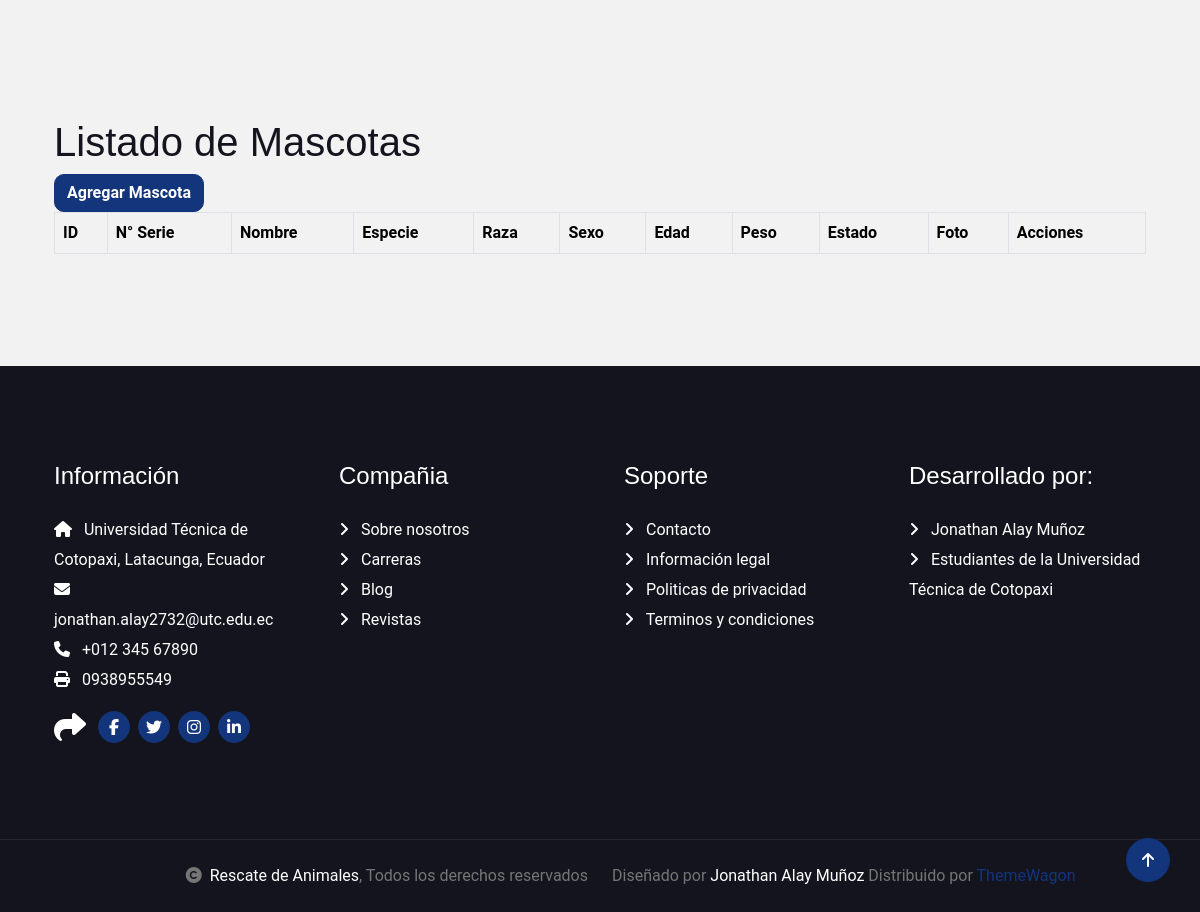
/mascota (lower part), run on an earlier commit of the app's database.
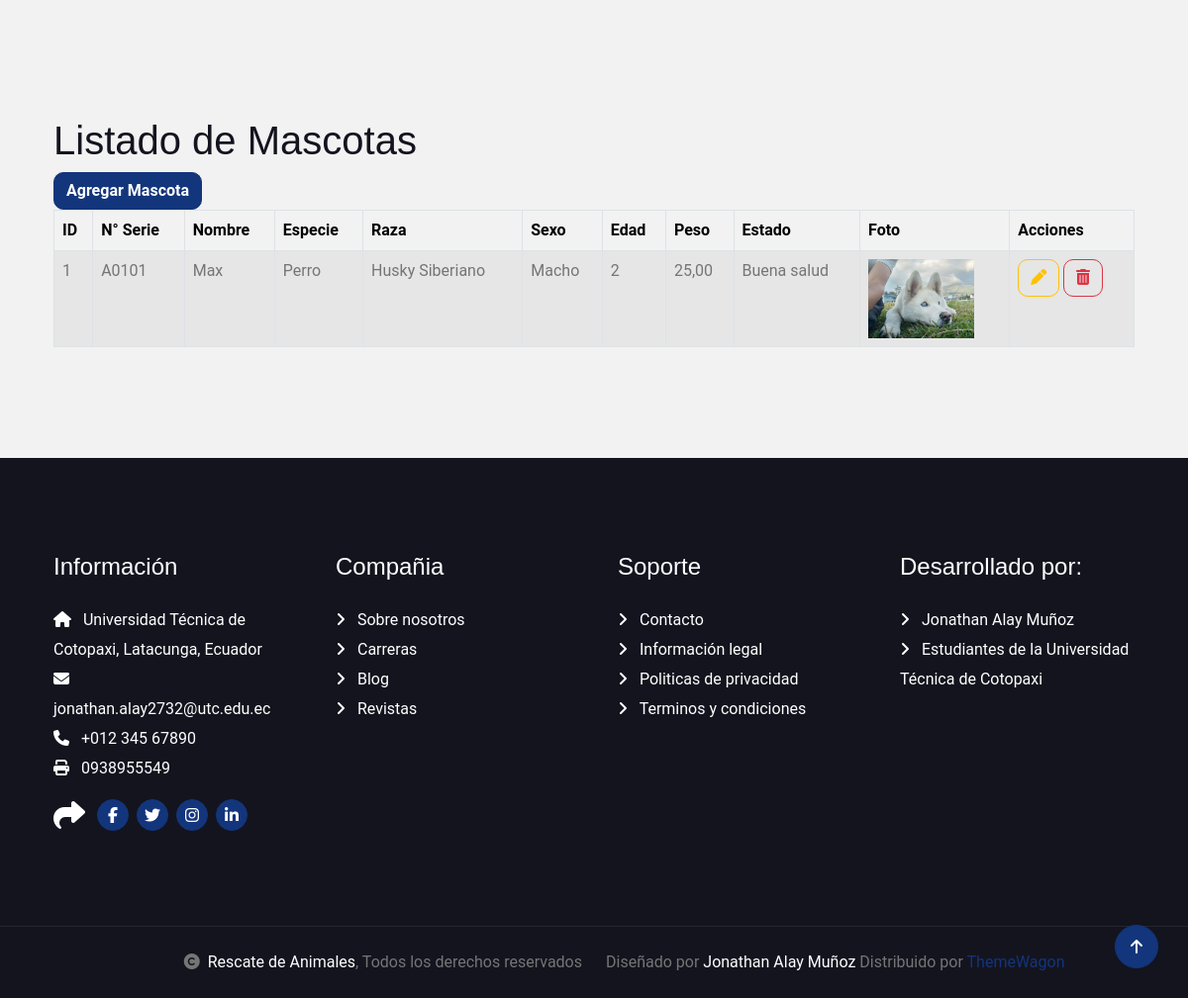
And on a later commit of the database.
### Aplicaciones/Adopcion/models.py (models this page shows, shortened)
class Mascota(models.Model):
    id_mas = models.AutoField(primary_key=True)
    numero_serie_mas = models.CharField(max_length=50, unique=True)
    nombre_mas = models.CharField(max_length=100)
    especie_mas = models.CharField(max_length=50)
    raza_mas = models.CharField(max_length=50, null=True, blank=True)
    sexo_mas = models.CharField(max_length=10)
    edad_mas = models.PositiveIntegerField()
    peso_mas = models.DecimalField(max_digits=5, decimal_places=2)
    foto_mas = models.ImageField(upload_to='fotos_mascotas/', null=True, blank=True)
    historial_mas = models.TextField(null=True, blank=True)
    estado_mas = models.CharField(max_length=20)
    fecha_registro_mas = models.DateField(auto_now_add=True)

### Aplicaciones/Adopcion/views.py (the view)
# urls.py: path('mascota', views.mascota),
def mascota(request):
    listado = Mascota.objects.all()
    return render(request, "mascota.html", {'mascotas': listado})

### Aplicaciones/Adopcion/templates/mascota.html (shortened to what this page needs)
{% extends './plantilla.html' %}
{% block contenido %}
<br>
<h1>Listado de Mascotas</h1>
<a href="/nuevaMascota" class="btn btn-primary">Agregar Mascota</a>
<table class="table table-bordered table-striped table-hover" id="tbl_mascotas">
    <thead>
        <tr>
            <th>ID</th>
            <th>N° Serie</th>
            <th>Nombre</th>
            <th>Especie</th>
            <th>Raza</th>
            <th>Sexo</th>
            <th>Edad</th>
            <th>Peso</th>
            <th>Estado</th>
            <th>Foto</th>
            <th>Acciones</th>
        </tr>
    </thead>
    <tbody>
        {% for mascota in mascotas %}
        <tr>
            <td>{{ mascota.id_mas }}</td>
            <td>{{ mascota.numero_serie_mas }}</td>
            <td>{{ mascota.nombre_mas }}</td>
            <td>{{ mascota.especie_mas }}</td>
            <td>{{ mascota.raza_mas }}</td>
            <td>{{ mascota.sexo_mas }}</td>
            <td>{{ mascota.edad_mas }}</td>
            <td>{{ mascota.peso_mas }}</td>
            <td>{{ mascota.estado_mas }}</td>
            <td>
                {% if mascota.foto_mas %}
                    <img src="{{ mascota.foto_mas.url }}" height="80px" alt="">
                {% else %}
                    Ninguna
                {% endif %}
            </td>
            <td>
                <a href="/editarMascota/{{ mascota.id_mas }}" class="btn btn-outline-warning">
                    <i class="fa fa-pen"></i>
                </a>
                <a href="#" onclick="eliminarMascota('{{ mascota.id_mas }}');" class="btn btn-outline-danger">
                    <i class="fa fa-trash"></i>
                </a>
            </td>
        </tr>
        {% endfor %}
    </tbody>
</table>
{% endblock %}

What changed in the data, as far as the page shows it:
added Mascota: id_mas "1", numero_serie_mas "A0101", nombre_mas "Max", especie_mas "Perro", raza_mas "Husky Siberiano", sexo_mas "Macho", edad_mas "2", peso_mas "25,00", estado_mas "Buena salud", foto_mas (picture)
